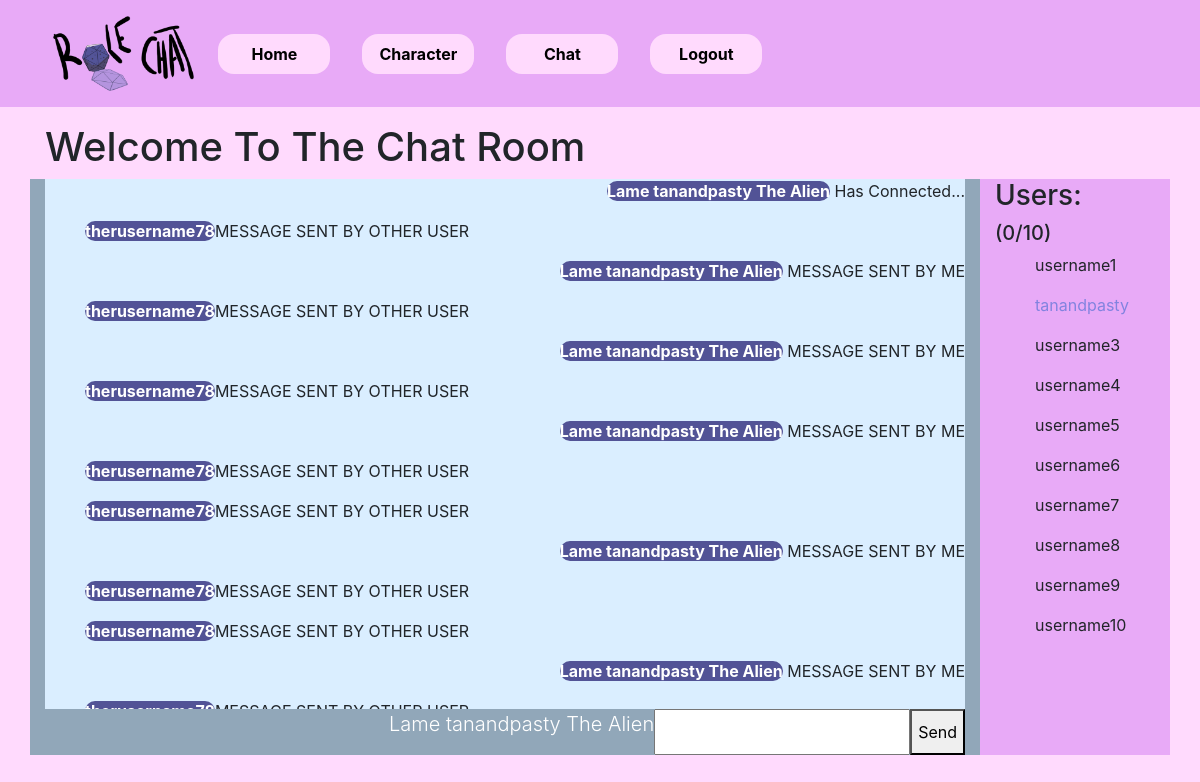
/chat (signed in), run on an earlier commit of the app's database.
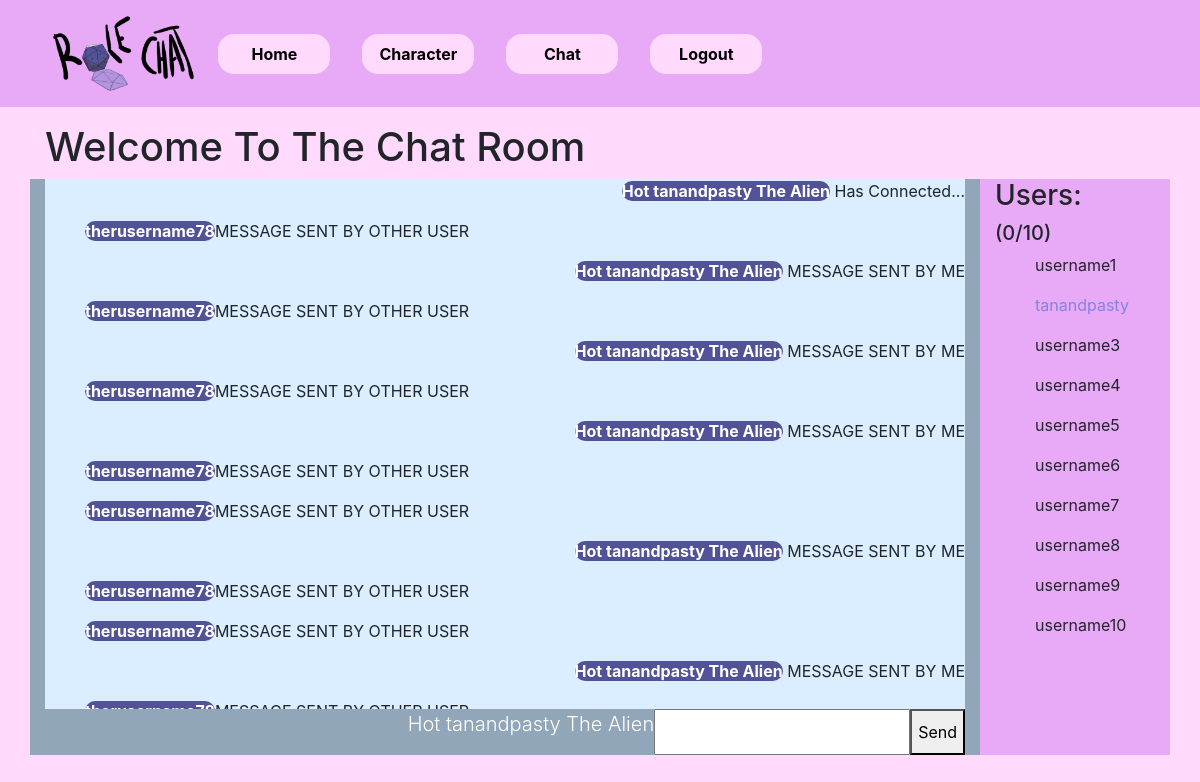
And on a later commit of the database.
### website/models.py (models this page shows)
class User(db.Model, UserMixin):
    id = db.Column(db.Integer, primary_key=True)
    username = db.Column(db.String(15), unique=True)
    password = db.Column(db.String(30))
    currency = db.Column(db.Integer, default=0)
    adjective = db.Column(db.String(30), default='Cowardly')
    role = db.Column(db.String(30), default='Wizard')

### website/views.py (the view)
@views.route('/chat', methods=['GET', 'POST'])
@login_required
def chat():
    if request.method == 'POST':
        pass
    else:
        return render_template("chat.html", user=current_user)

### website/__init__.py (called while the page is built)
def create_app():
    app = Flask(__name__)
    app.config['SECRET_KEY'] = 'A project created by students from ECU University :)'
    app.config['SQLALCHEMY_DATABASE_URI'] = f'sqlite:///{DB_NAME}'
    db.init_app(app)
    from .views import views
    from .auth import auth
    app.register_blueprint(views, url_prefix='/')
    app.register_blueprint(auth, url_prefix='/')
    from .models import User, Role, Adjective
    create_database(app)
    login_manager = LoginManager()
    login_manager.login_view = 'auth.login'
    login_manager.init_app(app)
    @login_manager.user_loader
    def load_user(id):
        return User.query.get(int(id))
    return app

### website/templates/chat.html (shortened to what this page needs)
{% extends "base.html" %}
{% block content %}
<section class="container mt-3">
    <h1>Welcome To The Chat Room</h1>
    <div class="row">
        <div class="col-lg-10 bg-color3 chat-room d-flex flex-column align-items-end justify-content-sm-end scroll-bg">
            <div class="scroll-div">
                <ul class="scroll-object" id="messages">
                    <p class="my-msg"><span class="chat-room-username">{{user.adjective}} {{user.username}} The {{user.role}}</span> Has Connected...</p>
                    <p class="other-msg"><span class="chat-room-username">therusername78</span>MESSAGE SENT BY OTHER USER</p>
                    <p class="my-msg"><span class="chat-room-username">{{user.adjective}} {{user.username}} The {{user.role}}</span> MESSAGE SENT BY ME</p>
                    <p class="other-msg"><span class="chat-room-username">therusername78</span>MESSAGE SENT BY OTHER USER</p>
                    <p class="my-msg"><span class="chat-room-username">{{user.adjective}} {{user.username}} The {{user.role}}</span> MESSAGE SENT BY ME</p>
                    <p class="other-msg"><span class="chat-room-username">therusername78</span>MESSAGE SENT BY OTHER USER</p>
                    <p class="my-msg"><span class="chat-room-username">{{user.adjective}} {{user.username}} The {{user.role}}</span> MESSAGE SENT BY ME</p>
                    <p class="other-msg"><span class="chat-room-username">therusername78</span>MESSAGE SENT BY OTHER USER</p>
                    <p class="other-msg"><span class="chat-room-username">therusername78</span>MESSAGE SENT BY OTHER USER</p>
                    <p class="my-msg"><span class="chat-room-username">{{user.adjective}} {{user.username}} The {{user.role}}</span> MESSAGE SENT BY ME</p>
                    <p class="other-msg"><span class="chat-room-username">therusername78</span>MESSAGE SENT BY OTHER USER</p><p class="other-msg"><span class="chat-room-username">therusername78</span>MESSAGE SENT BY OTHER USER</p>
                    <p class="my-msg"><span class="chat-room-username">{{user.adjective}} {{user.username}} The {{user.role}}</span> MESSAGE SENT BY ME</p>
                    <p class="other-msg"><span class="chat-room-username">therusername78</span>MESSAGE SENT BY OTHER USER</p>
                </ul>
            </div>
            <div class="d-flex flex-row chat-fields ">
                <p class="lead chat-room-username-bottom">{{user.adjective}} {{user.username}} The {{user.role}}</p>
                <input type="text" id="myMessage">
                <button id="sendbutton">Send</button>
            </div>
        </div>
        <div class="col-lg-2 d-flex flex-column align-items-start bg-color1">
            <h3>Users:</h3>
            <h5>(0/10)</h5>
            <ul id="users">
                <p>username1</p>
                <p class="chat-current-user">{{user.username}}</p>
                <p>username3</p>
                <p>username4</p>
                <p>username5</p>
                <p>username6</p>
                <p>username7</p>
                <p>username8</p>
                <p>username9</p>
                <p>username10</p>
            </ul>
        </div>
    </div>
</section>
{% endblock %}

### website/templates/base.html (shortened to what this page needs)
<!doctype html>
<html lang="en">
  <head>
    <link rel="stylesheet" href="https://cdn.jsdelivr.net/npm/bootstrap@4.3.1/dist/css/bootstrap.min.css">
    <link
        rel="stylesheet"
        type="text/css"
        href="{{ url_for('static', filename='main.css') }}"
    ></link>
  </head>
  <body>
    <nav class="navbar navbar-expand-lg navbar-light navbar-custom d-flex-lg">
      <div class="container">
          <div class="collapse navbar-collapse" id="navbar">
            <div class="navbar-nav">
              <a href="/" class="nav-item nav-link d-none d-lg-block" id="logo"><img class="navbar-logo" src="{{ url_for('static', filename='WebApps-RoleChatLogo.png') }}" alt="Role Chat Logo"></a>
              <a href="/" class="nav-item navbar-button-custom nav-link" id="home">Home</a>
              {% if user.is_authenticated %}
                <a href="/character" class="nav-item navbar-button-custom nav-link" id="character">Character</a>
                <a href="/chat" class="nav-item navbar-button-custom nav-link" id="chat">Chat</a>
                <a href="/logout" class="nav-item navbar-button-custom nav-link" id="logout">Logout</a>
              {% else %}
                <a href="/login" class="nav-item navbar-button-custom nav-link" id="login">Login</a>
              {% endif %}
            </div>
          </div>
        </div>
    </nav>
    {% block content %}
    {% endblock %}
  </body>
</html>

### website/static/main.css (style rules this page uses)
body { background-color: rgb(255, 218, 253) !important; }
.bg-color1 { background-color: rgb(232, 170, 247) !important; }
.bg-color3 { background-color: rgb(218, 238, 255) !important; }
.navbar-custom { background-color: rgb(232, 170, 247) !important; display: flex; }
.navbar-logo { height: 75px; }
.navbar-button-custom { font-weight: bolder; align-self: center !important; text-align: center; color: black !important; background-color: rgb(255, 218, 253) !important; border-radius: 1em; margin: .5em 1em; padding: .5em 1em; width: 7em; }
.chat-room { height: 65vh; width: 100%; }
.chat-current-user { color: #8283df !important }
.chat-fields { justify-self: end; }
.scroll-bg { background-color: rgb(145, 167, 185) !important; height: 65vh; }
.scroll-div { width: 100%; background-color: rgb(218, 238, 255) !important; height: 65vh; overflow: hidden; overflow-y: scroll; }
.other-msg { text-align: left; }
.my-msg { text-align: right; }
.chat-room-username { font-weight: bolder; align-self: center !important; text-align: center; color: white !important; background-color: #525396 !important; border-radius: 1em; }
.chat-room-username-bottom { color: white; }

What changed in the data, as far as the page shows it:
changed User "tanandpasty": adjective "Lame" → "Hot"
